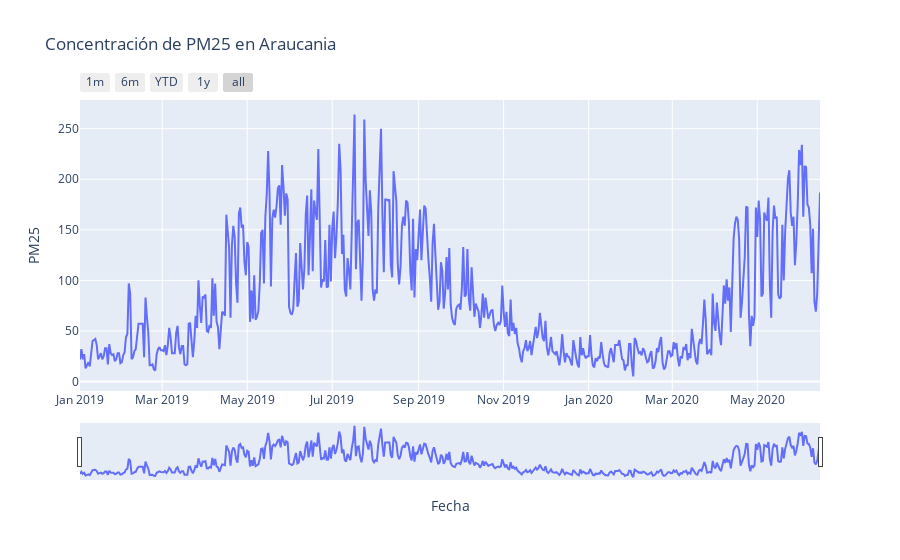
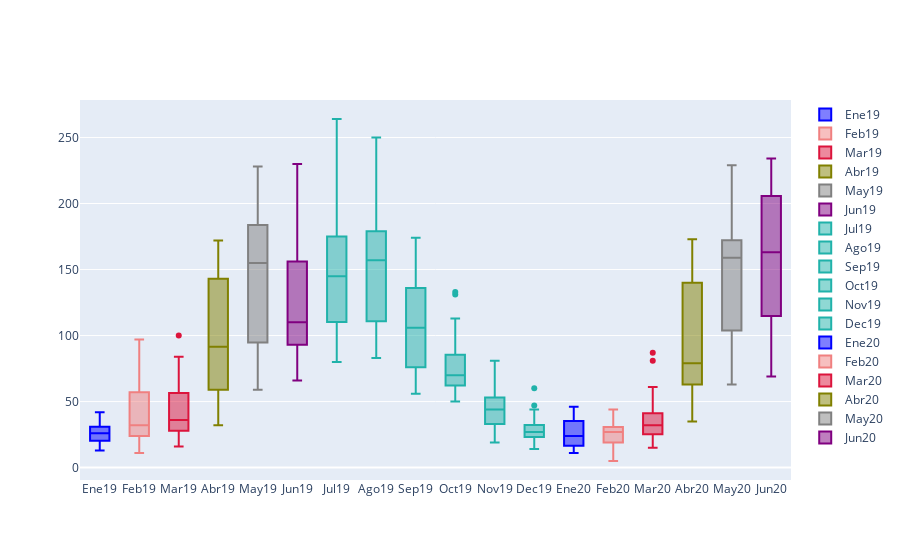
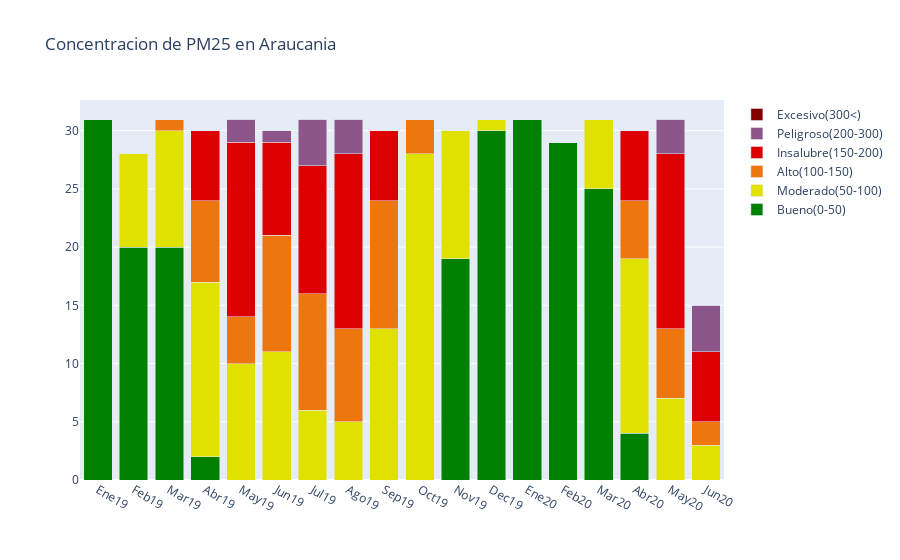

Notebook source saved alongside these figures, in order:
### Code cell
import plotly.express as px
import plotly.graph_objects as go
import pandas as pd

ciudad = 'Araucania'#'Araucania''Lombardy'
cont = 'PM25'
df = contaminf2[contaminf2['Ciudad'] == ciudad]
fig = px.line(df, x='Fecha', y=cont, title='Concentración de '+cont+' en ' + ciudad)

fig.update_xaxes(
    rangeslider_visible=True,
    rangeselector=dict(
        buttons=list([
            dict(count=1, label="1m", step="month", stepmode="backward"),
            dict(count=6, label="6m", step="month", stepmode="backward"),
            dict(count=1, label="YTD", step="year", stepmode="todate"),
            dict(count=1, label="1y", step="year", stepmode="backward"),
            dict(step="all")])))
fig.show()

# boxplot
df =contaminf2[contaminf2['Ciudad'] == ciudad]
y0 = np.random.randn(50)
y1 = np.random.randn(50) + 1 # shift mean

fig = go.Figure()
fig.add_trace(go.Box(y=df[(df['Mes']=='01')&(df['Año']=='2019')][cont], name='Ene19',marker_color = 'rgb(0, 0, 255)'))
fig.add_trace(go.Box(y=df[(df['Mes']=='02')&(df['Año']=='2019')][cont], name = 'Feb19', marker_color = 'rgb(240, 128, 128)'))
fig.add_trace(go.Box(y=df[(df['Mes']=='03')&(df['Año']=='2019')][cont], name = 'Mar19', marker_color = 'rgb(220, 20, 60)'))
fig.add_trace(go.Box(y=df[(df['Mes']=='04')&(df['Año']=='2019')][cont], name = 'Abr19', marker_color = 'rgb(128, 128, 0)'))
fig.add_trace(go.Box(y=df[(df['Mes']=='05')&(df['Año']=='2019')][cont], name = 'May19', marker_color = 'rgb(128, 128, 128)'))
fig.add_trace(go.Box(y=df[(df['Mes']=='06')&(df['Año']=='2019')][cont], name = 'Jun19', marker_color = 'rgb(128, 0, 128)'))
fig.add_trace(go.Box(y=df[(df['Mes']=='07')&(df['Año']=='2019')][cont], name = 'Jul19', marker_color = 'lightseagreen'))
fig.add_trace(go.Box(y=df[(df['Mes']=='08')&(df['Año']=='2019')][cont], name = 'Ago19', marker_color = 'lightseagreen'))
fig.add_trace(go.Box(y=df[(df['Mes']=='09')&(df['Año']=='2019')][cont], name = 'Sep19', marker_color = 'lightseagreen'))
fig.add_trace(go.Box(y=df[(df['Mes']=='10')&(df['Año']=='2019')][cont], name = 'Oct19', marker_color = 'lightseagreen'))
fig.add_trace(go.Box(y=df[(df['Mes']=='11')&(df['Año']=='2019')][cont], name = 'Nov19', marker_color = 'lightseagreen'))
fig.add_trace(go.Box(y=df[(df['Mes']=='12')&(df['Año']=='2019')][cont], name = 'Dec19', marker_color = 'lightseagreen'))
fig.add_trace(go.Box(y=df[(df['Mes']=='01')&(df['Año']=='2020')][cont], name = 'Ene20', marker_color = 'rgb(0, 0, 255)'))
fig.add_trace(go.Box(y=df[(df['Mes']=='02')&(df['Año']=='2020')][cont], name = 'Feb20', marker_color = 'rgb(240, 128, 128)'))
fig.add_trace(go.Box(y=df[(df['Mes']=='03')&(df['Año']=='2020')][cont], name = 'Mar20', marker_color = 'rgb(220, 20, 60)'))
fig.add_trace(go.Box(y=df[(df['Mes']=='04')&(df['Año']=='2020')][cont], name = 'Abr20', marker_color = 'rgb(128, 128, 0)'))
fig.add_trace(go.Box(y=df[(df['Mes']=='05')&(df['Año']=='2020')][cont], name = 'May20', marker_color = 'rgb(128, 128, 128)'))
fig.add_trace(go.Box(y=df[(df['Mes']=='06')&(df['Año']=='2020')][cont], name = 'Jun20', marker_color = 'rgb(128, 0, 128)'))
fig.show()

# bar plot
df = contaminf2[contaminf2['Ciudad'] == ciudad]
verde = []
amarill = []
naranj = []
rojo = []
morado = []
guinda = []
 
for j in [cont]:
    # para 2019
    for mes in df['Mes'].unique().tolist():       
        df1  = df[(df['Mes'] == mes)&(df['Año']=='2019')]
        verde.append(df1[df1[j]<50].shape[0])
        amarill.append(df1[(df1[j]<100) & (df1[j]>=50)].shape[0])    
        naranj.append(df1[(df1[j]<150) & (df1[j]>=100)].shape[0])
        rojo.append(df1[(df1[j]<200) & (df1[j]>=150)].shape[0])
        morado.append(df1[(df1[j]<300) & (df1[j]>=200)].shape[0])
        guinda.append(df1[df1[j]>=300].shape[0])
        
    #para 2020
    for mes in ['01','02','03','04','05','06']:       
        df1  = df[(df['Mes'] == mes)&(df['Año']=='2020')]
        verde.append(df1[df1[j]<50].shape[0])
        amarill.append(df1[(df1[j]<100) & (df1[j]>=50)].shape[0])
        naranj.append(df1[(df1[j]<150) & (df1[j]>=100)].shape[0])
        rojo.append(df1[(df1[j]<200) & (df1[j]>=150)].shape[0])
        morado.append(df1[(df1[j]<300) & (df1['PM25']>=200)].shape[0])
        guinda.append(df1[df1[j]>=300].shape[0]) 

import plotly.graph_objects as go

x=['Ene19', 'Feb19', 'Mar19', 'Abr19','May19','Jun19','Jul19','Ago19','Sep19','Oct19','Nov19','Dec19','Ene20', 'Feb20', 'Mar20', 'Abr20','May20','Jun20']

fig = go.Figure(go.Bar(x=x, y=verde, name='Bueno(0-50)',marker_color='rgb(0, 128, 0)'))
fig.add_trace(go.Bar(x=x, y=amarill, name='Moderado(50-100)',marker_color='rgb(225, 225, 0)'))
fig.add_trace(go.Bar(x=x, y=naranj, name='Alto(100-150)',marker_color='rgb(237,118,14)'))
fig.add_trace(go.Bar(x=x, y=rojo, name='Insalubre(150-200)',marker_color='rgb(220, 0, 0)'))
fig.add_trace(go.Bar(x=x, y=morado, name='Peligroso(200-300)',marker_color='rgb(140,086,138)'))
fig.add_trace(go.Bar(x=x, y=guinda, name='Excesivo(300<)',marker_color='rgb(128, 0,0)'))

fig.update_layout(barmode='stack')
fig.update_layout(title_text='Concentracion de '+cont+' en ' + ciudad )
fig.show()
print(deaths[deaths['Ciudad'] ==ciudad]['Muertes'])

### Figure 1 — Plotly figure (JSON) as saved in the notebook; plotly's stock layout.template omitted (floating-point values rounded to 4 significant figures; data arrays with more than 128 entries replaced by an {"elided": "..."} marker saying what was removed)
{"data": [{"hovertemplate": "Fecha=%{x}<br>PM25=%{y}<extra></extra>", "legendgroup": "", "line": {"color": "#636efa", "dash": "solid"}, "mode": "lines", "name": "", "orientation": "v", "showlegend": false, "type": "scatter", "x": {"elided": "532 str values"}, "xaxis": "x", "y": {"elided": "532 float values"}, "yaxis": "y"}], "layout": {"legend": {"tracegroupgap": 0}, "title": {"text": "Concentración de PM25 en Araucania"}, "xaxis": {"anchor": "y", "domain": [0, 1], "rangeselector": {"buttons": [{"count": 1, "label": "1m", "step": "month", "stepmode": "backward"}, {"count": 6, "label": "6m", "step": "month", "stepmode": "backward"}, {"count": 1, "label": "YTD", "step": "year", "stepmode": "todate"}, {"count": 1, "label": "1y", "step": "year", "stepmode": "backward"}, {"step": "all"}]}, "rangeslider": {"visible": true}, "title": {"text": "Fecha"}}, "yaxis": {"anchor": "x", "domain": [0, 1], "title": {"text": "PM25"}}}}

### Figure 2 — Plotly figure (JSON) as saved in the notebook; plotly's stock layout.template omitted (floating-point values rounded to 4 significant figures)
{"data": [{"marker": {"color": "rgb(0, 0, 255)"}, "name": "Ene19", "type": "box", "y": [21.67, 32, 22, 27, 13, 17, 19, 15, 26, 40, 41, 42, 36, 22, 25, 28, 22, 25, 33, 33, 17, 37, 28, 26, 27, 20, 22, 28, 28, 18, 19]}, {"marker": {"color": "rgb(240, 128, 128)"}, "name": "Feb19", "type": "box", "y": [26, 29, 44, 47, 97, 87, 22, 24, 30, 32, 48.67, 57, 57, 57, 57, 24, 83, 64, 48, 16, 16, 17, 12, 11, 27, 32, 34, 31]}, {"marker": {"color": "rgb(220, 20, 60)"}, "name": "Mar19", "type": "box", "y": [31, 30, 36, 26, 36, 53, 44, 28, 28, 28, 48, 55, 34, 27, 35, 35, 17, 16, 17, 57, 58, 37, 24, 40, 65, 53, 100, 75, 58, 84, 83]}, {"marker": {"color": "rgb(128, 128, 0)"}, "name": "Abr19", "type": "box", "y": [86, 50, 49, 56, 53, 102, 65, 97, 59, 54, 32, 50, 69, 68, 65, 165, 148, 132, 63, 134.2, 154, 143, 97, 78, 166, 172, 152, 155, 118, 105]}, {"marker": {"color": "rgb(128, 128, 128)"}, "name": "May19", "type": "box", "y": [138, 133, 59, 90, 62, 105, 61, 64, 70, 97, 147, 150, 97, 163, 185, 228, 186, 94, 161, 170, 162, 173, 191, 194, 155, 214, 193, 164, 186, 180, 74]}, {"marker": {"color": "rgb(128, 0, 128)"}, "name": "Jun19", "type": "box", "y": [68, 66, 71, 101, 127, 74, 79, 137, 111, 91, 112, 165, 184, 105, 143, 190, 109, 179, 168, 160, 230, 156, 93, 101, 99, 140, 93, 94, 155, 99]}, {"marker": {"color": "lightseagreen"}, "name": "Jul19", "type": "box", "y": [152, 168, 122, 143, 177, 235, 209, 126, 145, 91, 84, 122, 110, 91, 151, 189, 264, 111, 157, 160, 107, 80, 123, 259, 198, 169, 144, 189, 167, 91, 80]}, {"marker": {"color": "lightseagreen"}, "name": "Ago19", "type": "box", "y": [91, 87, 170, 222, 250, 166, 108, 180, 180, 179, 180, 116, 103, 208, 195, 178, 117, 96, 113, 154, 163, 154, 179, 177, 157, 110, 90, 161, 83, 131, 120]}, {"marker": {"color": "lightseagreen"}, "name": "Sep19", "type": "box", "y": [151, 170, 120, 152, 174, 171, 137, 121, 103, 79, 136, 156, 126, 101, 71, 79, 118, 109, 72, 87, 123, 91, 132, 76, 63, 58, 56, 72, 75, 76]}, {"marker": {"color": "lightseagreen"}, "name": "Oct19", "type": "box", "y": [71, 92, 133, 84, 86, 131, 82, 70, 113, 89, 64, 77, 72, 69, 53, 65, 87, 63, 83, 70, 62, 66, 70, 71, 56, 50, 56, 58, 56, 60, 95]}, {"marker": {"color": "lightseagreen"}, "name": "Nov19", "type": "box", "y": [69, 54, 69, 48, 45, 81, 50, 58, 47, 53, 38, 33, 24, 19, 30, 33, 41, 30, 33, 40, 26, 37, 45, 54, 43, 50, 68, 52, 43, 40]}, {"marker": {"color": "lightseagreen"}, "name": "Dec19", "type": "box", "y": [60, 34, 26, 34, 44, 30, 28, 27, 30, 22, 16, 27, 47, 30, 19, 28, 25, 24, 20, 16, 41, 30, 24, 17, 14, 44, 26, 33, 26, 23, 25]}, {"marker": {"color": "rgb(0, 0, 255)"}, "name": "Ene20", "type": "box", "y": [25, 46, 26, 16, 14, 23, 20, 24, 23, 39, 27, 18, 15, 15, 14, 28, 33, 27, 19, 36, 36, 36, 41, 31, 22, 21, 11, 16, 16, 37, 37]}, {"marker": {"color": "rgb(240, 128, 128)"}, "name": "Feb20", "type": "box", "y": [16, 5, 43, 40, 33, 28, 29, 26, 33, 30, 24, 19, 20, 27, 30, 13, 14, 20, 33, 29, 39, 44, 19, 12, 14, 23, 30, 30, 25]}, {"marker": {"color": "rgb(220, 20, 60)"}, "name": "Mar20", "type": "box", "y": [26, 39, 32, 38, 23, 15, 25, 23, 33, 32, 37, 21, 28, 23, 52, 42, 28, 20, 17, 37, 42, 37, 57, 81, 61, 27, 29, 32, 26, 87, 58]}, {"marker": {"color": "rgb(128, 128, 0)"}, "name": "Abr20", "type": "box", "y": [50, 78, 59, 45, 36, 64, 95, 77, 101, 80, 93, 49, 96, 141, 156, 163, 160, 140, 63, 78, 101, 123, 173, 172, 67, 35, 65, 55, 64, 172]}, {"marker": {"color": "rgb(128, 128, 128)"}, "name": "May20", "type": "box", "y": [143, 179, 160, 84, 87, 167, 162, 159, 182, 96, 63, 149, 174, 161, 163, 86, 82, 84, 155, 100, 148, 180, 201, 209, 167, 154, 163, 115, 138, 175, 229]}, {"marker": {"color": "rgb(128, 0, 128)"}, "name": "Jun20", "type": "box", "y": [214, 234, 163, 213, 212, 175, 172, 155, 107, 151, 79, 69, 87, 138, 187]}], "layout": {}}

### Figure 3 — Plotly figure (JSON) as saved in the notebook; plotly's stock layout.template omitted (floating-point values rounded to 4 significant figures)
{"data": [{"marker": {"color": "rgb(0, 128, 0)"}, "name": "Bueno(0-50)", "type": "bar", "x": ["Ene19", "Feb19", "Mar19", "Abr19", "May19", "Jun19", "Jul19", "Ago19", "Sep19", "Oct19", "Nov19", "Dec19", "Ene20", "Feb20", "Mar20", "Abr20", "May20", "Jun20"], "y": [31, 20, 20, 2, 0, 0, 0, 0, 0, 0, 19, 30, 31, 29, 25, 4, 0, 0]}, {"marker": {"color": "rgb(225, 225, 0)"}, "name": "Moderado(50-100)", "type": "bar", "x": ["Ene19", "Feb19", "Mar19", "Abr19", "May19", "Jun19", "Jul19", "Ago19", "Sep19", "Oct19", "Nov19", "Dec19", "Ene20", "Feb20", "Mar20", "Abr20", "May20", "Jun20"], "y": [0, 8, 10, 15, 10, 11, 6, 5, 13, 28, 11, 1, 0, 0, 6, 15, 7, 3]}, {"marker": {"color": "rgb(237,118,14)"}, "name": "Alto(100-150)", "type": "bar", "x": ["Ene19", "Feb19", "Mar19", "Abr19", "May19", "Jun19", "Jul19", "Ago19", "Sep19", "Oct19", "Nov19", "Dec19", "Ene20", "Feb20", "Mar20", "Abr20", "May20", "Jun20"], "y": [0, 0, 1, 7, 4, 10, 10, 8, 11, 3, 0, 0, 0, 0, 0, 5, 6, 2]}, {"marker": {"color": "rgb(220, 0, 0)"}, "name": "Insalubre(150-200)", "type": "bar", "x": ["Ene19", "Feb19", "Mar19", "Abr19", "May19", "Jun19", "Jul19", "Ago19", "Sep19", "Oct19", "Nov19", "Dec19", "Ene20", "Feb20", "Mar20", "Abr20", "May20", "Jun20"], "y": [0, 0, 0, 6, 15, 8, 11, 15, 6, 0, 0, 0, 0, 0, 0, 6, 15, 6]}, {"marker": {"color": "rgb(140,086,138)"}, "name": "Peligroso(200-300)", "type": "bar", "x": ["Ene19", "Feb19", "Mar19", "Abr19", "May19", "Jun19", "Jul19", "Ago19", "Sep19", "Oct19", "Nov19", "Dec19", "Ene20", "Feb20", "Mar20", "Abr20", "May20", "Jun20"], "y": [0, 0, 0, 0, 2, 1, 4, 3, 0, 0, 0, 0, 0, 0, 0, 0, 3, 4]}, {"marker": {"color": "rgb(128, 0,0)"}, "name": "Excesivo(300<)", "type": "bar", "x": ["Ene19", "Feb19", "Mar19", "Abr19", "May19", "Jun19", "Jul19", "Ago19", "Sep19", "Oct19", "Nov19", "Dec19", "Ene20", "Feb20", "Mar20", "Abr20", "May20", "Jun20"], "y": [0, 0, 0, 0, 0, 0, 0, 0, 0, 0, 0, 0, 0, 0, 0, 0, 0, 0]}], "layout": {"barmode": "stack", "title": {"text": "Concentracion de PM25 en Araucania"}}}
